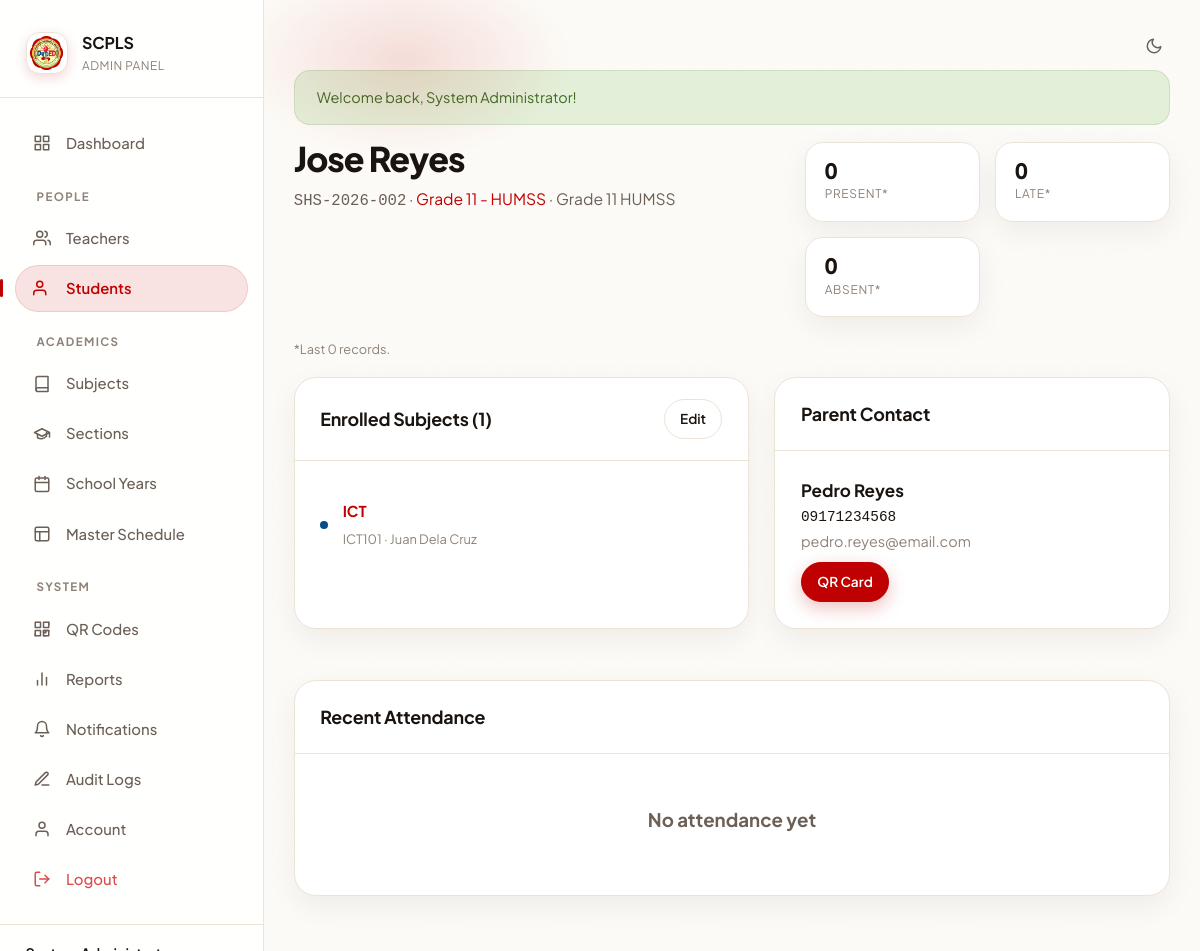
The page /admin/student.php?id=2 (signed in) on the database its author committed.
### tables this page shows
CREATE TABLE students (
  id             INT AUTO_INCREMENT PRIMARY KEY,
  student_id     VARCHAR(20) NOT NULL UNIQUE,
  first_name     VARCHAR(50) NOT NULL,
  last_name      VARCHAR(50) NOT NULL,
  grade_level    VARCHAR(20) DEFAULT NULL,
  section_id     INT         DEFAULT NULL,
  parent_name    VARCHAR(100) DEFAULT NULL,
  parent_contact VARCHAR(20)  DEFAULT NULL,
  parent_email   VARCHAR(100) DEFAULT NULL,
  status         TINYINT(1)  NOT NULL DEFAULT 1,
  created_at     TIMESTAMP   NOT NULL DEFAULT CURRENT_TIMESTAMP,
  CONSTRAINT fk_student_section FOREIGN KEY (section_id)
    REFERENCES sections(id) ON DELETE SET NULL ON UPDATE CASCADE
);

CREATE TABLE sections (
  id           INT AUTO_INCREMENT PRIMARY KEY,
  name         VARCHAR(100) NOT NULL,
  grade_level  VARCHAR(20)  NOT NULL,
  track_strand VARCHAR(100) DEFAULT NULL,
  status       TINYINT(1)   NOT NULL DEFAULT 1,
  created_at   TIMESTAMP    NOT NULL DEFAULT CURRENT_TIMESTAMP
);

CREATE TABLE subjects (
  id          INT AUTO_INCREMENT PRIMARY KEY,
  name        VARCHAR(100) NOT NULL,
  code        VARCHAR(20)  DEFAULT NULL UNIQUE,
  description TEXT         DEFAULT NULL,
  status      TINYINT(1)   NOT NULL DEFAULT 1,
  created_at  TIMESTAMP    NOT NULL DEFAULT CURRENT_TIMESTAMP
);

### src/Core/Database.php (called while the page is built, shortened)
<?php
class Database
{
    private static ?Database $instance = null;
    private PDO $pdo;
    private function __construct()
    {
        $config = DB_CONFIG;
        try {
            $port = isset($config['port']) && $config['port'] ? ";port={$config['port']}" : '';
            $dsn = "mysql:host={$config['host']}{$port};dbname={$config['dbname']};charset={$config['charset']}";
            $this->pdo = new PDO($dsn, $config['username'], $config['password'], $config['options']);
            $this->pdo->exec("SET time_zone = " . $this->pdo->quote(date('P')));
        } catch (PDOException $e) {
            error_log('SCPLS DB connection failed: ' . $e->getMessage());
            http_response_code(503);
            if (!headers_sent() && str_contains($_SERVER['SCRIPT_NAME'] ?? '', '/api/')) {
                header('Content-Type: application/json');
                die(json_encode(['success' => false, 'message' => 'Service temporarily unavailable.']));
            }
            die('The system is temporarily unavailable. Please try again in a few minutes.');
        }
    }
    public static function getInstance(): self
    {
        if (self::$instance === null) {
            self::$instance = new self();
        }
        return self::$instance;
    }
    public function getConnection(): PDO
    {
        return $this->pdo;
    }
    public static function connect(): PDO
    {
        return self::getInstance()->getConnection();
    }
}

### src/Helpers/functions.php (called while the page is built, shortened)
<?php
function db(): PDO
{
    return Database::connect();
}
function h(mixed $value): string
{
    return htmlspecialchars((string) $value, ENT_QUOTES, 'UTF-8');
}

### public/admin/student.php (the view, shortened to what this page needs)
<?php
$id = (int)($_GET['id'] ?? 0);
$stmt = db()->prepare("
    SELECT st.*, sec.name AS section_name, sec.grade_level, sec.track_strand
    FROM students st
    LEFT JOIN sections sec ON st.section_id = sec.id
    WHERE st.id = ?
");
$stmt->execute([$id]);
$student = $stmt->fetch();
$subjects = [];
if (!empty($student['section_id'])) {
    $q = db()->prepare("
        SELECT DISTINCT s.id, s.name, s.code,
               (SELECT CONCAT(t.first_name, ' ', t.last_name) FROM schedule_entries se2
                JOIN teachers t ON se2.teacher_id = t.id
                WHERE se2.subject_id = s.id AND se2.section_id = ? AND se2.status = 1 LIMIT 1) AS teacher_name
        FROM schedule_entries se
        JOIN subjects s ON se.subject_id = s.id
        WHERE se.section_id = ? AND se.status = 1
        ORDER BY s.name
    ");
    $q->execute([$student['section_id'], $student['section_id']]);
    $subjects = $q->fetchAll();
}
$recent = db()->prepare("
    SELECT ar.status, ar.timestamp, s.name AS subject_name, sec.name AS section_name, sess.attendance_date
    FROM attendance_records ar
    JOIN attendance_sessions sess ON ar.attendance_session_id = sess.id
    JOIN schedule_entries se ON sess.schedule_entry_id = se.id
    JOIN subjects s ON se.subject_id = s.id
    JOIN sections sec ON se.section_id = sec.id
    WHERE ar.student_id = ?
    ORDER BY ar.timestamp DESC
    LIMIT 15
");
$recent->execute([$id]);
$recent = $recent->fetchAll();
$totals = ['present' => 0, 'late' => 0, 'absent' => 0];
?>
<div class="page-intro">
    <div class="page-intro-main">
        <h1><?= h($student['first_name'] . ' ' . $student['last_name']) ?></h1>
        <p><code><?= h($student['student_id']) ?></code>
            <?= $student['section_name'] ? ' · <a href="/admin/sections.php?search=' . urlencode($student['section_name']) . '">' . h($student['section_name']) . '</a>' : ' · <span class="text-muted">No section</span>' ?>
            <?= $student['grade_level'] ? ' · ' . h($student['grade_level']) : '' ?>
            <?= $student['track_strand'] ? ' ' . h($student['track_strand']) : '' ?></p>
    </div>
    <div class="page-intro-stats">
        <div class="mini-stat"><div><strong><?= $totals['present'] ?></strong><span>Present*</span></div></div>
        <div class="mini-stat"><div><strong><?= $totals['late'] ?></strong><span>Late*</span></div></div>
        <div class="mini-stat"><div><strong><?= $totals['absent'] ?></strong><span>Absent*</span></div></div>
    </div>
</div>
<p class="text-xs text-muted" style="margin:-0.5rem 0 1rem;">*Last <?= count($recent) ?> records.</p>
<div class="dash-grid">
    <div class="card">
        <div class="card-header"><h3>Enrolled Subjects (<?= count($subjects) ?>)</h3>
            <a href="/admin/students.php?action=edit&id=<?= (int)$student['id'] ?>" class="btn btn-sm btn-outline">Edit</a>
        </div>
        <div class="card-body">
            <?php if (empty($subjects)): ?>
                <p class="text-muted text-sm"><?= $student['section_name'] ? 'This section has no scheduled subjects yet.' : 'Assign a section first — subjects come from the section schedule.' ?></p>
            <?php else: ?>
                <div class="feed">
                    <?php foreach ($subjects as $s): ?>
                        <div class="feed-item">
                            <span class="feed-dot" style="background: var(--info)"></span>
                            <div class="feed-main">
                                <strong><a href="/admin/subject.php?id=<?= (int)$s['id'] ?>"><?= h($s['name']) ?></a></strong>
                                <span><?= $s['code'] ? h($s['code']) . ' · ' : '' ?><?= $s['teacher_name'] ? h($s['teacher_name']) : 'No teacher assigned' ?></span>
                            </div>
                        </div>
                    <?php endforeach; ?>
                </div>
            <?php endif; ?>
        </div>
    </div>
    <div class="card">
        <div class="card-header"><h3>Parent Contact</h3></div>
        <div class="card-body">
            <p><strong><?= h($student['parent_name'] ?: '—') ?></strong></p>
            <p class="text-sm"><?= $student['parent_contact'] ? '<code>' . h($student['parent_contact']) . '</code>' : '<span class="text-muted">No contact no.</span>' ?></p>
            <p class="text-sm text-muted"><?= h($student['parent_email'] ?: 'No email on file — arrival/dismissal emails need one.') ?></p>
            <a href="/admin/qr-codes.php?student_id=<?= (int)$student['id'] ?>" class="btn btn-sm btn-primary" style="margin-top:0.5rem;">QR Card</a>
        </div>
    </div>
</div>
<div class="card" style="margin-top:1.25rem;">
    <div class="card-header"><h3>Recent Attendance</h3></div>
    <div class="card-body p-0">
        <?php if (empty($recent)): ?>
            <div class="empty-state"><h3>No attendance yet</h3></div>
        <?php endif; ?>
    </div>
</div>
<?php
include __DIR__ . '/../../includes/layouts/admin-layout.php';

### rows shown on the page
students: first_name+last_name "Jose Reyes", student "SHS-2026-002", section.name "Grade 11 - HUMSS", section.grade_level "Grade 11", section.track_strand "HUMSS", parent_name "Pedro Reyes", parent_contact "09171234568", parent_email "pedro.reyes@email.com"
subjects: name "ICT", code "ICT101", teacher_name "Juan Dela Cruz"

### other values the page prints
config('short_name') "SCPLS"
$success "Welcome back, System Administrator!"
$totals['present'] "0"
$totals['late'] "0"
$totals['absent'] "0"
count($recent) "0"
count($subjects) "1"
